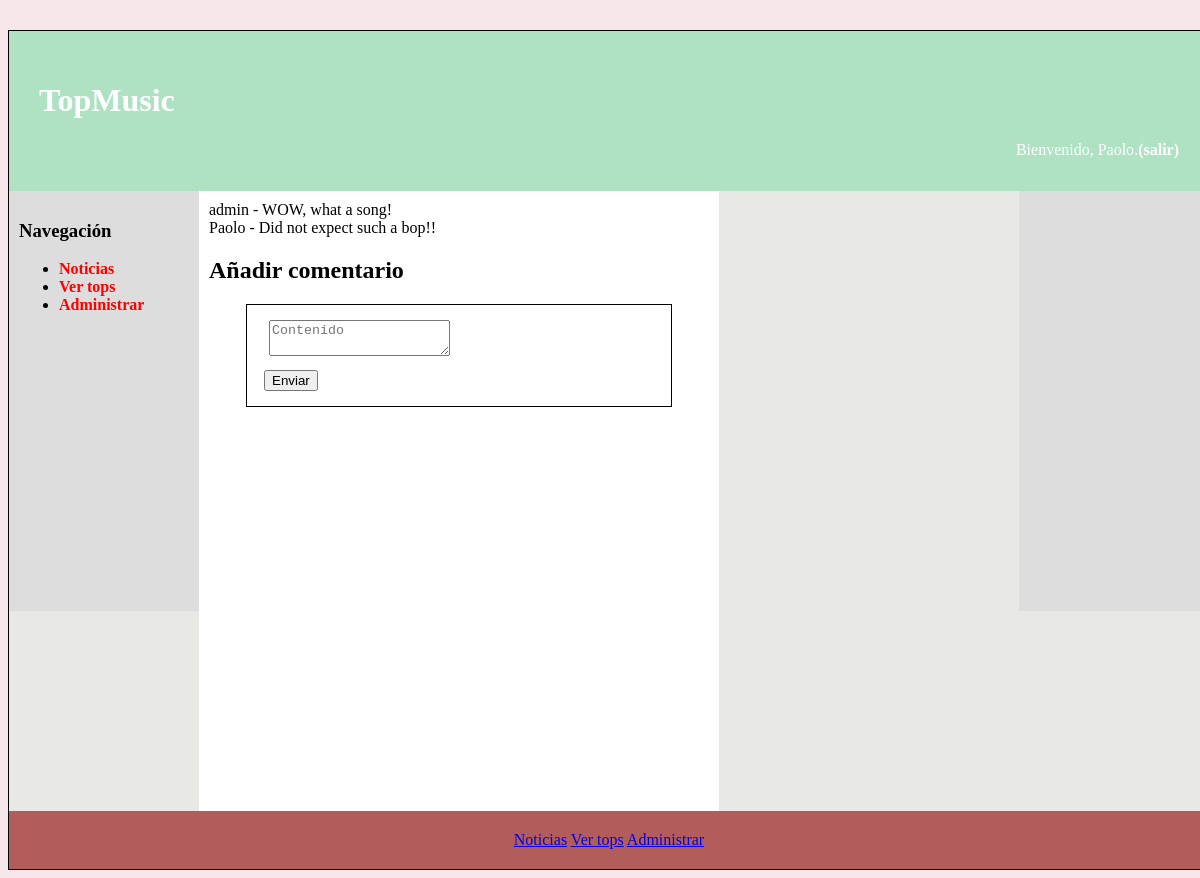
Screenshot of /addComment.php?id=2 (signed in) with the database file from the repository.
### tables this page shows
CREATE TABLE `comentario` (
  `id` int(11) NOT NULL AUTO_INCREMENT,
  `ID_USUARIO` int(11) NOT NULL,
  `ID_MELODIA` int(11) NOT NULL,
  `COMENTARIO` text NOT NULL,
  PRIMARY KEY(id),
  FOREIGN KEY (ID_USUARIO) REFERENCES usuario(id),
  FOREIGN KEY(ID_MELODIA) REFERENCES melodia(id)
);

CREATE TABLE `usuario` (
  `id` int(11) NOT NULL AUTO_INCREMENT,
  `USERNAME` varchar(100) NOT NULL,
  `PASSWORD` varchar(150) NOT NULL,
  `ROL` enum('usuario','artisto','administrador') NOT NULL,
  PRIMARY KEY(id)
);

### autorizacion.php (called while the page is built, shortened)
<?php
function estaLogado(): bool {
    return isset($_SESSION['login']);
}

### addComment.php (the view, shortened to what this page needs)
<!DOCTYPE html>
<html>
<head>
<link rel="stylesheet" type="text/css" href="estilo.css" />
</head>
<body>
<div id="contenedor">
<?php
	require("cabecera.php");
	require("sidebarIzq.php");
    require("autorizacion.php");
?>
<main>
	<article>
    <?php
		if (estaLogado()===false) {
			echo "<h1>Acceso denegado!</h1>";
			echo "<p>No tienes permisos suficientes para hacer un comentario.</p>";
		} else if(isset($_GET['id'])){
            $i = $_GET['id'];
            $conn= new \mysqli('localhost', 'administrador', 'admin', 'topmusic');
                $query=sprintf("SELECT ID_USUARIO, COMENTARIO FROM COMENTARIO WHERE ID_MELODIA=%d", $i);
                $rs = $conn->query($query);
                while ($fila = mysqli_fetch_assoc($rs)) {
                    $query2=sprintf("SELECT USERNAME FROM usuario WHERE id=%d", $fila['ID_USUARIO']);
                    $rs2 = $conn->query($query2);
                    $fila2 = $rs2->fetch_assoc();
                    echo $fila2['USERNAME'];
                    echo "  -  ";
                    echo $fila['COMENTARIO'];
                    echo "<br>";
                }
	?>
		<h1>Añadir comentario</h1>
		<form action="procesarComment.php" method="POST">
		<fieldset>
			<div class="grupo-control">
            <textarea title="Contenido" class="grupo-control" name="mensaje"
                            placeholder="Contenido" required></textarea>
			</div>
			<div class="grupo-control"><button type="submit" name="addComment">Enviar</button></div>
		</fieldset>
		</form>
        <?php
		}
	?>
	</article>
</main>
<?php
	require("sidebarDer.php");
	require("pie.php");
?>
</div>
</body>
</html>

### estilo.css (style rules this page uses)
body { background-color: #f6e5e9; }
div#contenedor { width: 1200px; margin: auto; border: 1px solid black; background-color: #e8e8e4; margin-top: 30px; }
main { padding: 10px; float: left; min-height: 600px; width: 500px; background-color: white; }
fieldset .grupo-control { margin: 5px; }
fieldset { border: 1px solid black; width: 80%; margin: 0 auto; }

### rows the page displays
comentario: ID_USUARIO.USERNAME "admin", COMENTARIO "WOW, what a song!"
comentario: ID_USUARIO.USERNAME "Paolo", COMENTARIO "Did not expect such a bop!!"

### other values shown
$_SESSION['nombre'] "Paolo"
